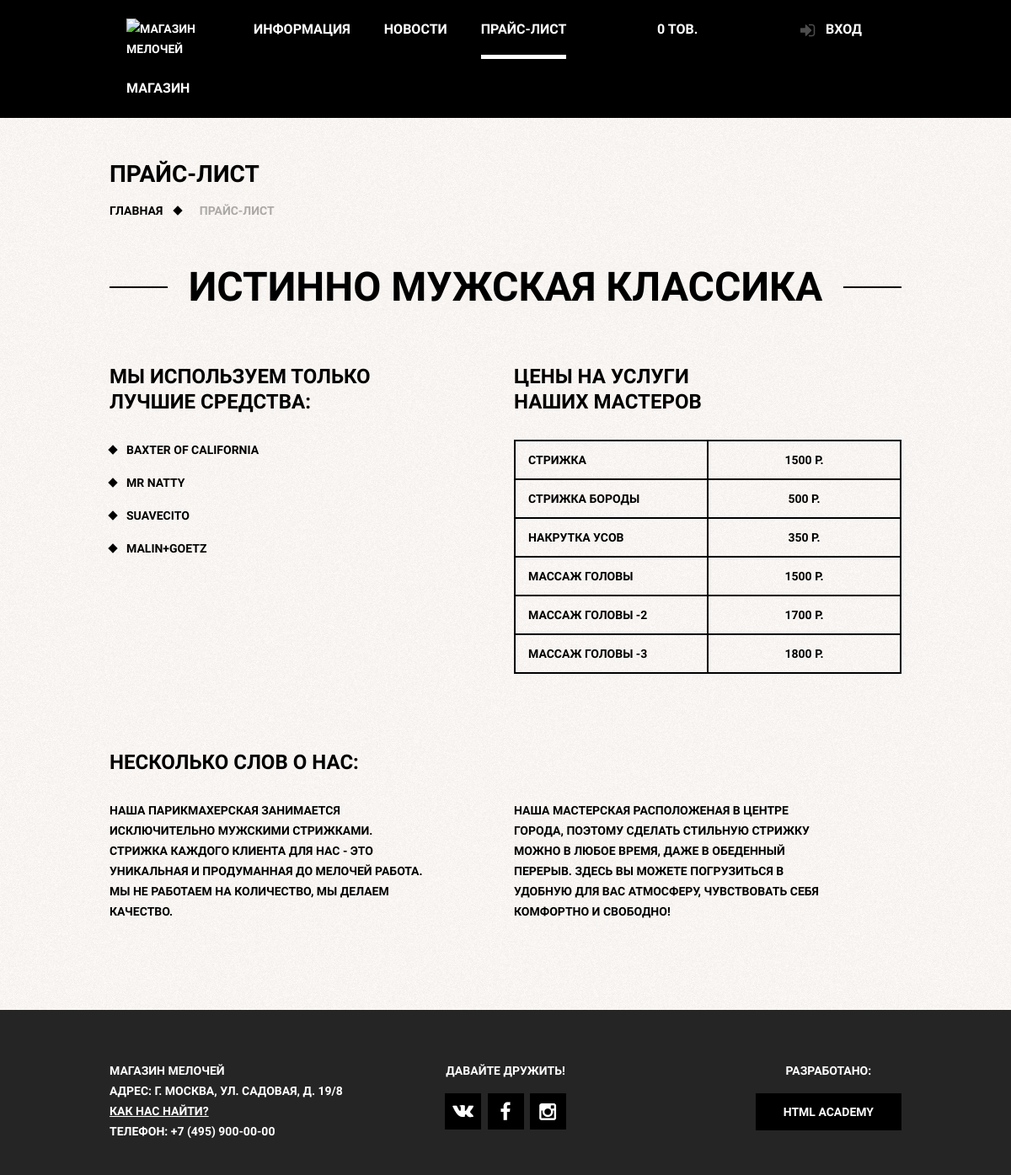
Before: /price/ with the older database file.
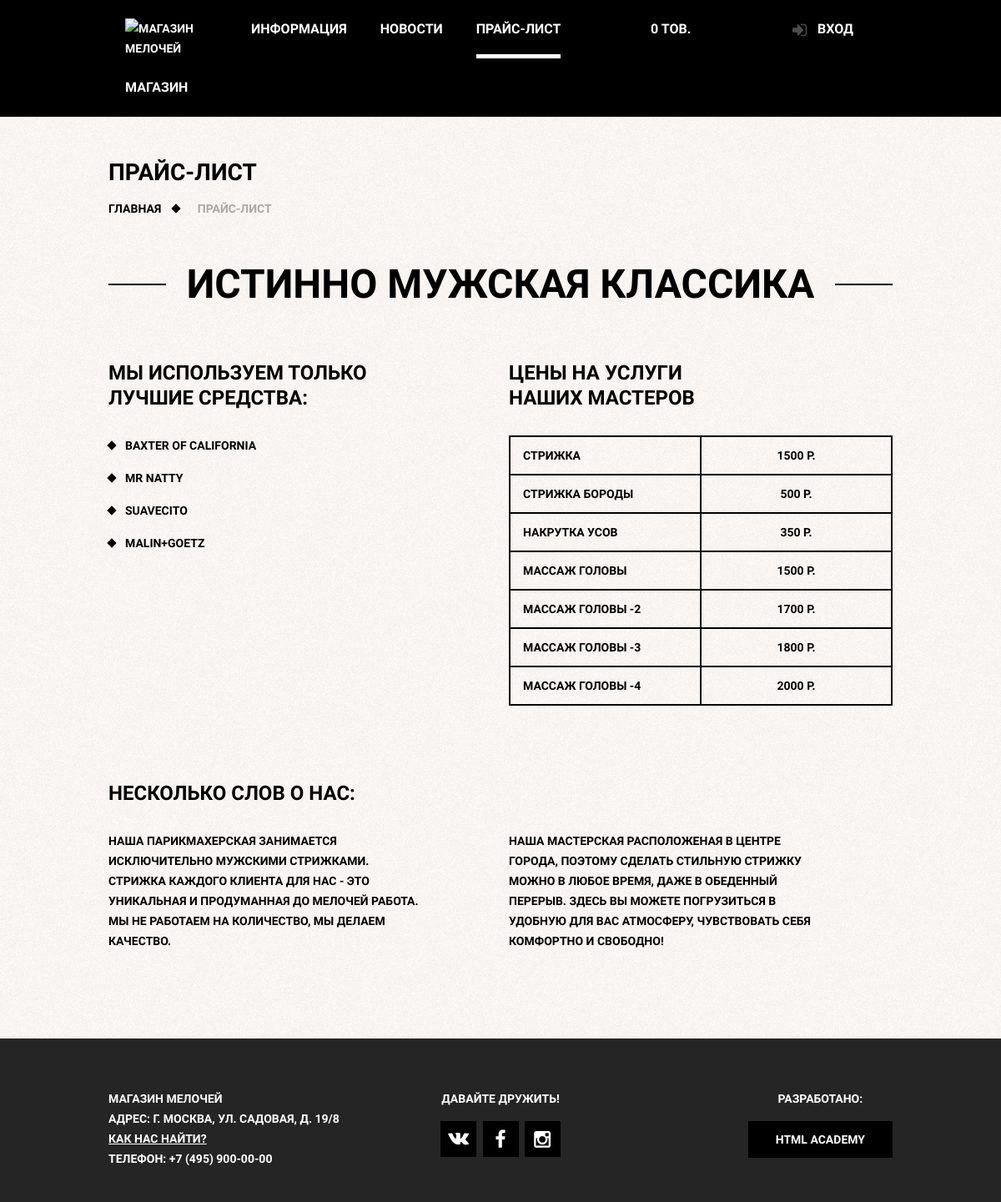
After: the same page with the newer database file.
### barber_baseapp/models.py (models this page shows)
class Price(models.Model):
    service_name = models.CharField(max_length=30)
    price = models.DecimalField(max_digits=5, decimal_places=0)

### barber_baseapp/views.py (the view)
# urls.py: path('price/', PriceListView.as_view(), name='price_page'),
class PriceListView(ListView):
	model = Price
	template_name = 'barber_baseapp/price.html'
	context_object_name = 'price'

### barber_account/context_processors.py (called while the page is built)
def loginform(request):
    return {'form': LoginForm}

### barber_cart/cart.py (called while the page is built)
    def __len__(self):
        return sum(item['quantity'] for item in self.cart.values())

### barber_cart/context_processors.py (called while the page is built)
def cart(request):
	return {'cart': Cart(request)}

### barber_baseapp/templates/barber_baseapp/price.html (shortened to what this page needs)
{% extends 'base.html' %}
{% load static %}
{% block bodyclass%}
	class="inner-page"
{% endblock %}
{% block content %}
    <h1 class="inner-page-title">
        Прайс-лист
    </h1>
    <ul class="breadcrumbs">
        <li><a href="{% url 'main_page' %}">Главная</a></li>
        <li class="current">Прайс-лист</li>
    </ul>
    <div class="inner-content">
        <div class="big-heading">
            <h2>Истинно мужская классика</h2>
        </div>
        <div class="inner-columns clearfix">
            <div class="inner-columns-left">
            <h2>Мы используем только<br>лучшие средства:</h2>
            <ul class="custom-list-1">
                <li>Baxter of California</li>
                <li>Mr Natty</li>
                <li>Suavecito</li>
                <li>Malin+Goetz</li>
            </ul>
            </div>
            <div class="inner-columns-right">
            <h2>Цены на услуги<br>наших мастеров</h2>
            <table class="prices-table">
				{% for item in price %}
				<tr>
                    <td>{{ item.service_name }}</td>
                    <td>{{ item.price }} р.</td>
                </tr>
				{% endfor %}
            </table>
            </div>
        </div>
        <div class="inner-columns clearfix">
            <h2>Несколько слов о нас:</h2>
            <div class="inner-columns-left">
            <p class="short-text">Наша парикмахерская занимается исключительно мужскими
                стрижками. Стрижка каждого клиента для нас - это уникальная
                и продуманная до мелочей работа. Мы не работаем на количество,
                мы делаем качество.
            </p>
            </div>
            <div class="inner-columns-right">
            <p class="short-text">Наша мастерская расположеная в центре города, поэтому
                сделать стильную стрижку можно в любое время, даже в
                обеденный перерыв. Здесь вы можете погрузиться в удобную
                для вас атмосферу, чувствовать себя комфортно и свободно!
            </p>
            </div>
        </div>
    </div>
{% endblock %}

Changed rows visible on the page:
added Price: service_name "МАССАЖ ГОЛОВЫ -4", price "2000"
